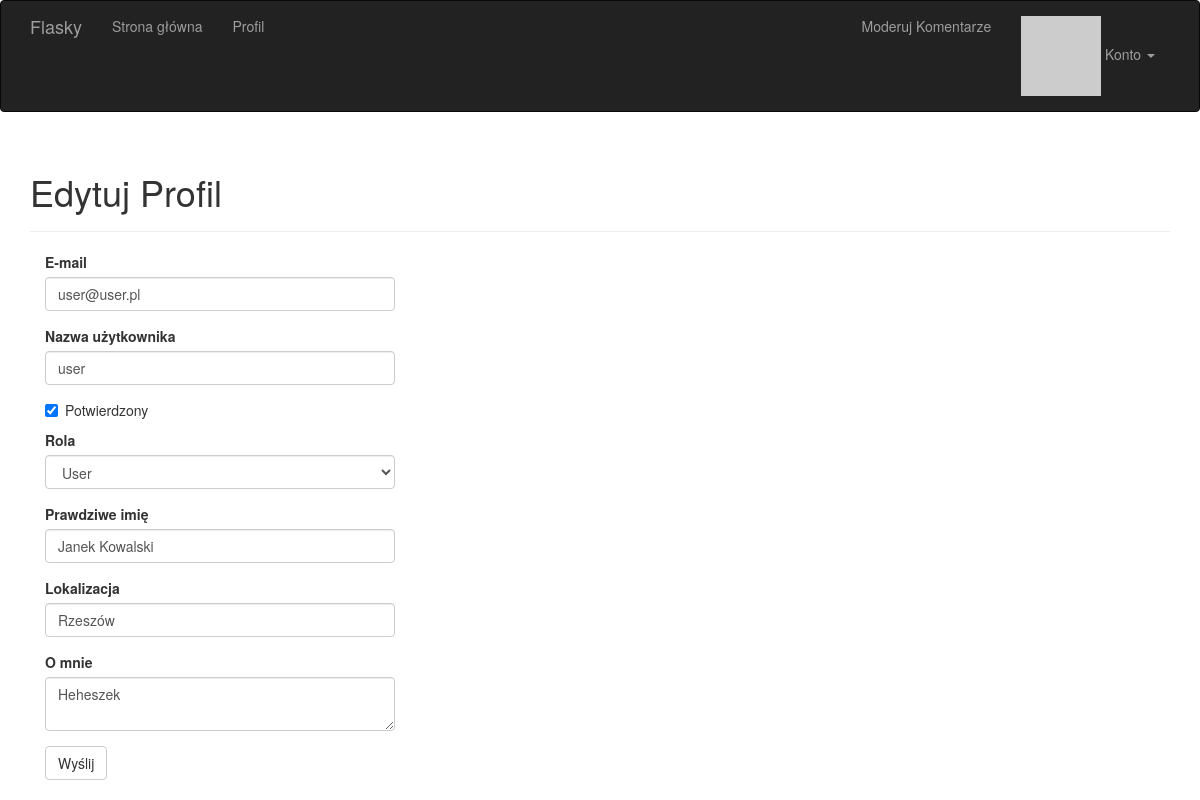
/edit-profile/8 (signed in), run on the app's committed database.
### app/models.py (models this page shows, shortened)
class User(UserMixin, db.Model):
    __tablename__ = 'users'
    name = db.Column(db.String(64))
    location = db.Column(db.String(64))
    about_me = db.Column(db.Text())
    member_since = db.Column(db.DateTime(), default=datetime.utcnow)
    last_seen = db.Column(db.DateTime(), default=datetime.utcnow)
    id = db.Column(db.Integer, primary_key=True)
    email = db.Column(db.String(64), unique=True, index=True)
    username = db.Column(db.String(64), unique=True, index=True)
    password_hash = db.Column(db.String(128))
    confirmed = db.Column(db.Boolean, default=False)
    role_id = db.Column(db.Integer, db.ForeignKey('roles.id'))
    avatar_hash = db.Column(db.String(32))
    posts = db.relationship('Post', backref='author', lazy='dynamic')
    comments = db.relationship('Comment', backref='author', lazy='dynamic')
    followed = db.relationship('Follow',
                               foreign_keys=[Follow.follower_id],
                               backref=db.backref('follower', lazy='joined'),
                               lazy='dynamic',
                               cascade='all, delete-orphan')
    followers = db.relationship('Follow',
                                foreign_keys=[Follow.followed_id],
                                backref=db.backref('followed', lazy='joined'),
                                lazy='dynamic',
                                cascade='all, delete-orphan')
    @property
    def password(self):
        raise AttributeError('Nie można odczytać atrybutu password')
    def can(self, perm):
        return self.role is not None and self.role.has_permission(perm)
    def ping(self):
        self.last_seen = datetime.utcnow()
        db.session.add(self)
        db.session.commit()
    def gravatar(self, size=100, default='identicon', rating='g'):
        if request.is_secure:
            url = 'https://secure.gravatar.com/avatar'
        else:
            url = 'http://secure.gravatar.com/avatar'
        hash = self.avatar_hash or self.gravatar_hash()
        return '{url}/{hash}?s={size}&d={default}&r={rating}'.format(url=url, hash=hash, size=size,
                                                                     default=default, rating=rating)
    def gravatar_hash(self):
        return hashlib.md5(self.email.lower().encode('utf-8')).hexdigest()

### app/main/views.py (the view, shortened to what this page needs)
@main.route('/edit-profile/<int:id>', methods=['GET', 'POST'])
@login_required
@admin_required
def edit_profile_admin(id):
    user = User.query.get_or_404(id)
    form = EditProfileAdminForm(user=user)
    form.email.data = user.email
    form.username.data = user.username
    form.confirmed.data = user.confirmed
    form.role.data = user.role_id
    form.name.data = user.name
    form.location.data = user.location
    form.about_me.data = user.about_me
    return render_template('edit_profile.html', form=form, user=user)

### app/main/forms.py (shortened to what this page needs)
class EditProfileAdminForm(FlaskForm):
    email = StringField('E-mail', validators=[DataRequired(), Length(1, 64), Email()])
    username = StringField('Nazwa użytkownika', validators=[
        DataRequired(),
        Length(1, 64),
        Regexp('^[A-Za-z][A-Za-z0-9_.]*$', 0, 'Nazwy użytkownika mogą składać się tylko z liter, cyfr, kropek i _')
    ])
    confirmed = BooleanField('Potwierdzony')
    role = SelectField('Rola', coerce=int)
    name = StringField('Prawdziwe imię', validators=[Length(0, 64)])
    location = StringField('Lokalizacja', validators=[Length(0, 64)])
    about_me = TextAreaField('O mnie')
    submit = SubmitField('Wyślij')
    def __init__(self, user, *args, **kwargs):
        super(EditProfileAdminForm, self).__init__(*args, **kwargs)
        self.role.choices = [(role.id, role.name) for role in Role.query.order_by(Role.name).all()]
        self.user = user

### app/auth/views.py (called while the page is built)
@auth.before_app_request
def before_request():
    if current_user.is_authenticated:
        current_user.ping()
        if not current_user.confirmed \
                and request.endpoint \
                and request.blueprint != 'auth' \
                and request.endpoint != 'static':
            return redirect(url_for('auth.unconfirmed'))

### app/main/__init__.py (called while the page is built)
@main.app_context_processor
def inject_permissions():
    return dict(Permission=Permission)

### app/models.py (called while the page is built)
@login_manager.user_loader
def load_user(user_id):
    return User.query.get(int(user_id))

    def has_permission(self, perm):
        return self.permissions & perm == perm

### app/templates/edit_profile.html (shortened to what this page needs)
{% extends "base.html" %}
{% import "bootstrap/wtf.html" as wtf %}
{% block page_content %}
<div class="page-header">
    <h1>Edytuj Profil</h1>
</div>
<div class="col-md-4">
    {{ wtf.quick_form(form) }}
</div>
{% endblock %}

### data on the page
User: email "user@user.pl", username "user", confirmed "☑", role "User", name "Janek Kowalski", location "Rzeszów", about_me "Heheszek"
